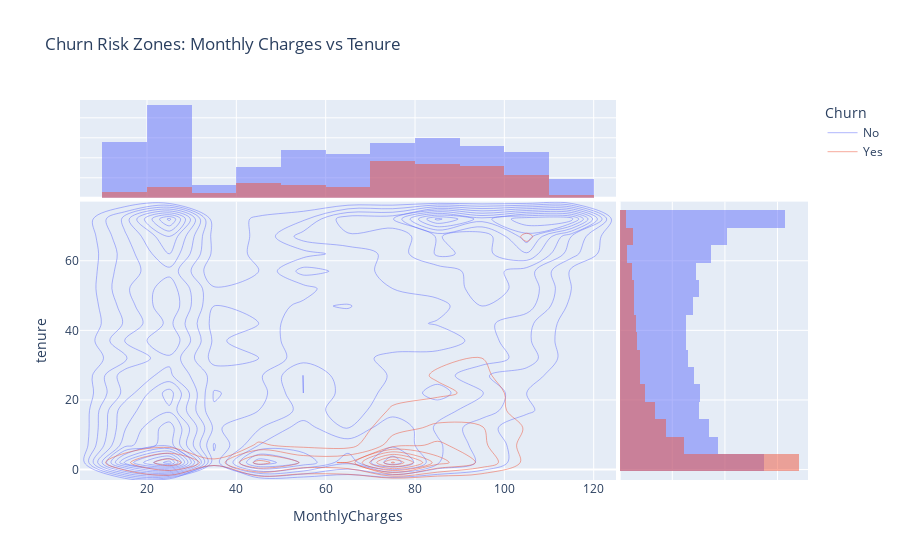

The notebook cell this image was saved under:
### Markdown cell above
### How does churn probability change with monthly charges and tenure — can we visualize a churn risk cluster?
#### Advanced 2D density + class separation.

### Code cell
px.density_contour(df_cleaned, x='MonthlyCharges', y='tenure', color='Churn',
                   title='Churn Risk Zones: Monthly Charges vs Tenure',
                   marginal_x="histogram", marginal_y="histogram").show()

### Figure 1 — Plotly figure (JSON) as saved in the notebook; plotly's stock layout.template omitted (floating-point values rounded to 4 significant figures; data arrays with more than 128 entries replaced by an {"elided": "..."} marker saying what was removed)
{"data": [{"autocontour": true, "contours": {"coloring": "none", "end": 140, "size": 10, "start": 10}, "hovertemplate": "Churn=No<br>MonthlyCharges=%{x}<br>tenure=%{y}<br>count=%{z}<extra></extra>", "legendgroup": "No", "line": {"color": "#636efa"}, "name": "No", "showlegend": true, "type": "histogram2dcontour", "x": {"elided": "5163 float values"}, "xaxis": "x", "xbingroup": "x", "y": {"elided": "5163 int values"}, "yaxis": "y", "ybingroup": "y"}, {"alignmentgroup": "True", "bingroup": "x", "hovertemplate": "Churn=No<br>MonthlyCharges=%{x}<br>count=%{y}<extra></extra>", "legendgroup": "No", "marker": {"color": "#636efa"}, "name": "No", "offsetgroup": "No", "opacity": 0.5, "showlegend": false, "type": "histogram", "x": {"elided": "5163 float values"}, "xaxis": "x3", "yaxis": "y3"}, {"alignmentgroup": "True", "bingroup": "y", "hovertemplate": "Churn=No<br>tenure=%{y}<br>count=%{x}<extra></extra>", "legendgroup": "No", "marker": {"color": "#636efa"}, "name": "No", "offsetgroup": "No", "opacity": 0.5, "showlegend": false, "type": "histogram", "xaxis": "x2", "y": {"elided": "5163 int values"}, "yaxis": "y2"}, {"autocontour": true, "contours": {"coloring": "none", "end": 180, "size": 20, "start": 20}, "hovertemplate": "Churn=Yes<br>MonthlyCharges=%{x}<br>tenure=%{y}<br>count=%{z}<extra></extra>", "legendgroup": "Yes", "line": {"color": "#EF553B"}, "name": "Yes", "showlegend": true, "type": "histogram2dcontour", "x": {"elided": "1869 float values"}, "xaxis": "x", "xbingroup": "x", "y": {"elided": "1869 int values"}, "yaxis": "y", "ybingroup": "y"}, {"alignmentgroup": "True", "bingroup": "x", "hovertemplate": "Churn=Yes<br>MonthlyCharges=%{x}<br>count=%{y}<extra></extra>", "legendgroup": "Yes", "marker": {"color": "#EF553B"}, "name": "Yes", "offsetgroup": "Yes", "opacity": 0.5, "showlegend": false, "type": "histogram", "x": {"elided": "1869 float values"}, "xaxis": "x3", "yaxis": "y3"}, {"alignmentgroup": "True", "bingroup": "y", "hovertemplate": "Churn=Yes<br>tenure=%{y}<br>count=%{x}<extra></extra>", "legendgroup": "Yes", "marker": {"color": "#EF553B"}, "name": "Yes", "offsetgroup": "Yes", "opacity": 0.5, "showlegend": false, "type": "histogram", "xaxis": "x2", "y": {"elided": "1869 int values"}, "yaxis": "y2"}], "layout": {"autosize": true, "barmode": "overlay", "legend": {"title": {"text": "Churn"}, "tracegroupgap": 0}, "title": {"text": "Churn Risk Zones: Monthly Charges vs Tenure"}, "xaxis": {"anchor": "y", "autorange": true, "domain": [0, 0.7363], "range": [5, 125], "title": {"text": "MonthlyCharges"}, "type": "linear"}, "xaxis2": {"anchor": "y2", "autorange": true, "domain": [0.7413, 1], "matches": "x2", "range": [0, 715.8], "showgrid": true, "showline": false, "showticklabels": false, "ticks": ""}, "xaxis3": {"anchor": "y3", "autorange": true, "domain": [0, 0.7363], "matches": "x", "range": [5, 125], "showgrid": true, "showticklabels": false, "type": "linear"}, "xaxis4": {"anchor": "y4", "domain": [0.7413, 1], "matches": "x2", "showgrid": true, "showline": false, "showticklabels": false, "ticks": ""}, "yaxis": {"anchor": "x", "autorange": true, "domain": [0, 0.7326], "range": [-3, 77], "title": {"text": "tenure"}, "type": "linear"}, "yaxis2": {"anchor": "x2", "autorange": true, "domain": [0, 0.7326], "matches": "y", "range": [-3, 77], "showgrid": true, "showticklabels": false, "type": "linear"}, "yaxis3": {"anchor": "x3", "autorange": true, "domain": [0.7426, 1], "matches": "y3", "range": [0, 977.9], "showgrid": true, "showline": false, "showticklabels": false, "ticks": ""}, "yaxis4": {"anchor": "x4", "domain": [0.7426, 1], "matches": "y3", "showgrid": true, "showline": false, "showticklabels": false, "ticks": ""}}}
